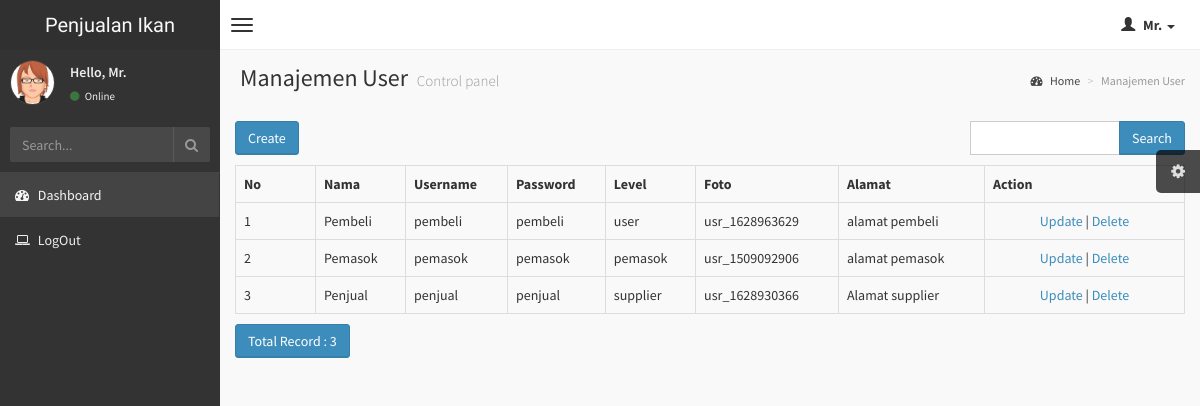
The app's page /index.php/user with its own data.
### tables this page shows
CREATE TABLE `user` (
  `id_user` int(11) NOT NULL,
  `nama` varchar(50) DEFAULT NULL,
  `username` varchar(30) DEFAULT NULL,
  `password` varchar(30) DEFAULT NULL,
  `level` varchar(20) DEFAULT NULL,
  `foto` varchar(100) DEFAULT NULL,
  `alamat` text DEFAULT NULL
);

### application/controllers/User.php (called while the page is built, shortened)
<?php
class User extends CI_Controller
{
    function __construct()
    {
        $this->load->model('User_model');
        $this->load->library('form_validation');
    }
    public function index()
    {
        $q = urldecode($this->input->get('q', TRUE));
        $start = intval($this->input->get('start'));
        if ($q <> '') {
            $config['base_url'] = base_url() . 'user/index.html?q=' . urlencode($q);
            $config['first_url'] = base_url() . 'user/index.html?q=' . urlencode($q);
        } else {
            $config['base_url'] = base_url() . 'user/index.html';
            $config['first_url'] = base_url() . 'user/index.html';
        }
        $config['per_page'] = 10;
        $config['page_query_string'] = TRUE;
        $config['total_rows'] = $this->User_model->total_rows($q);
        $user = $this->User_model->get_limit_data($config['per_page'], $start, $q);
        $this->load->library('pagination');
        $this->pagination->initialize($config);
        $data = array(
            'user_data' => $user,
            'q' => $q,
            'pagination' => $this->pagination->create_links(),
            'total_rows' => $config['total_rows'],
            'start' => $start,
            'konten' => 'user/user_list',
            'judul' => 'Manajemen User',
        );
        $this->load->view('v_index', $data);
    }
}

### index.php (called while the page is built, shortened)
<?php
require_once BASEPATH.'core/CodeIgniter.php';

### application/config/config.php (called while the page is built, shortened)
<?php
$config['base_url'] = "http://".$_SERVER['HTTP_HOST'];
$config['base_url'] .= preg_replace('@/+$@','',dirname($_SERVER['SCRIPT_NAME'])).'/';
$config['index_page'] = '';
$config['uri_protocol']	= 'REQUEST_URI';
$config['url_suffix'] = '.html';
$config['language']	= 'english';
$config['charset'] = 'UTF-8';
$config['enable_hooks'] = FALSE;
$config['subclass_prefix'] = 'MY_';
$config['composer_autoload'] = FALSE;
$config['permitted_uri_chars'] = 'a-z 0-9~%.:_\-';
$config['enable_query_strings'] = FALSE;
$config['controller_trigger'] = 'c';
$config['function_trigger'] = 'm';
$config['directory_trigger'] = 'd';
$config['allow_get_array'] = TRUE;
$config['log_threshold'] = 0;
$config['log_path'] = '';
$config['log_file_extension'] = '';
$config['log_file_permissions'] = 0644;
$config['log_date_format'] = 'Y-m-d H:i:s';
$config['error_views_path'] = '';
$config['cache_path'] = '';
$config['cache_query_string'] = FALSE;
$config['encryption_key'] = 'gdgfdg3536';
$config['sess_driver'] = 'files';
$config['sess_cookie_name'] = 'ci_session';
$config['sess_expiration'] = 7200;
$config['sess_save_path'] = NULL;
$config['sess_match_ip'] = FALSE;
$config['sess_time_to_update'] = 300;
$config['sess_regenerate_destroy'] = FALSE;
$config['cookie_prefix']	= '';
$config['cookie_domain']	= '';
$config['cookie_path']		= '/';
$config['cookie_secure']	= FALSE;
$config['cookie_httponly'] 	= FALSE;
$config['standardize_newlines'] = FALSE;
$config['global_xss_filtering'] = FALSE;
$config['csrf_protection'] = FALSE;
$config['csrf_token_name'] = 'csrf_test_name';
$config['csrf_cookie_name'] = 'csrf_cookie_name';
$config['csrf_expire'] = 7200;
$config['csrf_regenerate'] = TRUE;
$config['csrf_exclude_uris'] = array();
$config['compress_output'] = FALSE;
$config['time_reference'] = 'local';
$config['rewrite_short_tags'] = FALSE;
$config['proxy_ips'] = '';

### application/models/User_model.php (called while the page is built, shortened)
<?php
class User_model extends CI_Model
{
    public $table = 'user';
    public $id = 'id_user';
    public $order = 'DESC';
    function total_rows($q = NULL) {
        $this->db->like('id_user', $q);
	$this->db->or_like('nama', $q);
	$this->db->or_like('username', $q);
	$this->db->or_like('password', $q);
	$this->db->or_like('level', $q);
	$this->db->or_like('foto', $q);
	$this->db->or_like('alamat', $q);
	$this->db->from($this->table);
        return $this->db->count_all_results();
    }
    function get_limit_data($limit, $start = 0, $q = NULL) {
        $this->db->order_by($this->id, $this->order);
        $this->db->like('id_user', $q);
	$this->db->or_like('nama', $q);
	$this->db->or_like('username', $q);
	$this->db->or_like('password', $q);
	$this->db->or_like('level', $q);
	$this->db->or_like('foto', $q);
	$this->db->or_like('alamat', $q);
	$this->db->limit($limit, $start);
        return $this->db->get($this->table)->result();
    }
}

### application/views/user/user_list.php (the view, shortened to what this page needs)
<div class="row" style="margin-bottom: 10px">
            <div class="col-md-4">
                <?php echo anchor(site_url('user/create'),'Create', 'class="btn btn-primary"'); ?>
            </div>
            <div class="col-md-4 text-center">
            </div>
            <div class="col-md-1 text-right">
            </div>
            <div class="col-md-3 text-right">
                <form action="<?php echo site_url('user/index'); ?>" class="form-inline" method="get">
                    <div class="input-group">
                        <input type="text" class="form-control" name="q" value="<?php echo $q; ?>">
                        <span class="input-group-btn">
                          <button class="btn btn-primary" type="submit">Search</button>
                        </span>
                    </div>
                </form>
            </div>
        </div>
        <table class="table table-bordered" style="margin-bottom: 10px">
            <tr>
                <th>No</th>
        <th>Nama</th>
        <th>Username</th>
        <th>Password</th>
        <th>Level</th>
        <th>Foto</th>
        <th>Alamat</th>
        <th>Action</th>
            </tr><?php
            foreach ($user_data as $user)
            {
                ?>
                <tr>
            <td width="80px"><?php echo ++$start ?></td>
            <td><?php echo $user->nama ?></td>
            <td><?php echo $user->username ?></td>
            <td><?php echo $user->password ?></td>
            <td><?php echo $user->level ?></td>
            <td><?php echo $user->foto ?></td>
            <td><?php echo $user->alamat ?></td>
            <td style="text-align:center" width="200px">
                <?php
                echo anchor(site_url('user/update/'.$user->id_user),'Update');
                echo ' | ';
                echo anchor(site_url('user/delete/'.$user->id_user),'Delete','onclick="javasciprt: return confirm(\'Are You Sure ?\')"');
                ?>
            </td>
        </tr>
                <?php
            }
            ?>
        </table>
        <div class="row">
            <div class="col-md-6">
                <a href="#" class="btn btn-primary">Total Record : <?php echo $total_rows ?></a>
        </div>
            <div class="col-md-6 text-right">
            </div>
        </div>

### assets/css/AdminLTE.css (style rules this page uses)
html, body { overflow-x: hidden!important; font-family: 'Source Sans Pro', sans-serif; -webkit-font-smoothing: antialiased; min-height: 100%; background: #f9f9f9; }
a { color: #3c8dbc; }
.form-control { -webkit-border-radius: 0px !important; -moz-border-radius: 0px !important; border-radius: 0px !important; box-shadow: none; }
.btn { font-weight: 500; -webkit-border-radius: 3px; -moz-border-radius: 3px; border-radius: 3px; border: 1px solid transparent; -webkit-box-shadow: inset 0px -2px 0px 0px rgba(0, 0, 0, 0.09); -moz-box-shadow: inset 0px -2px 0px 0px rgba(0, 0, 0, 0.09); box-shadow: inset 0px -1px 0px 0px rgba(0, 0, 0, 0.09); }
.btn.btn-primary { background-color: #3c8dbc; border-color: #367fa9; }

### records on screen
user: nama "Pembeli", username "pembeli", password "pembeli", level "user", foto "usr_1628963629", alamat "alamat pembeli", id_user "Update", id_user "Delete"
user: nama "Pemasok", username "pemasok", password "pemasok", level "pemasok", foto "usr_1509092906", alamat "alamat pemasok", id_user "Update", id_user "Delete"
user: nama "Penjual", username "penjual", password "penjual", level "supplier", foto "usr_1628930366", alamat "Alamat supplier", id_user "Update", id_user "Delete"

### other values on screen
$judul "Manajemen User"
anchor(site_url('user/create'),'Create', 'class="btn btn-primary"') "Create"
$total_rows "3"
